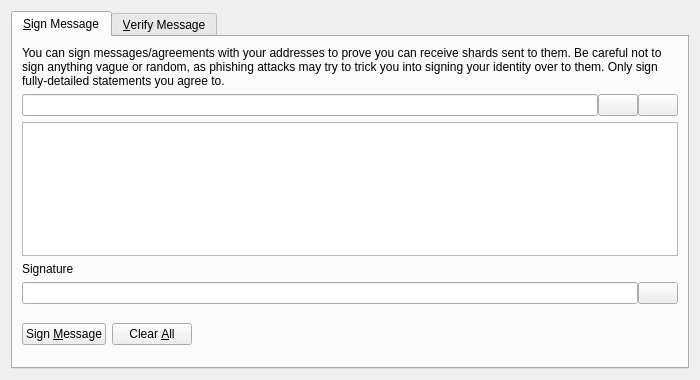
<?xml version="1.0" encoding="UTF-8"?>
<ui version="4.0">
 <class>SignVerifyMessageDialog</class>
 <widget class="QDialog" name="SignVerifyMessageDialog">
  <property name="geometry">
   <rect>
    <x>0</x>
    <y>0</y>
    <width>700</width>
    <height>380</height>
   </rect>
  </property>
  <property name="windowTitle">
   <string>Signatures - Sign / Verify a Message</string>
  </property>
  <property name="modal">
   <bool>true</bool>
  </property>
  <layout class="QVBoxLayout" name="verticalLayout">
   <item>
    <widget class="QTabWidget" name="tabWidget">
     <property name="currentIndex">
      <number>0</number>
     </property>
     <widget class="QWidget" name="tabSignMessage">
      <attribute name="title">
       <string>&amp;Sign Message</string>
      </attribute>
      <layout class="QVBoxLayout" name="verticalLayout_SM">
       <item>
        <widget class="QLabel" name="infoLabel_SM">
         <property name="text">
          <string>You can sign messages/agreements with your addresses to prove you can receive shards sent to them. Be careful not to sign anything vague or random, as phishing attacks may try to trick you into signing your identity over to them. Only sign fully-detailed statements you agree to.</string>
         </property>
         <property name="textFormat">
          <enum>Qt::PlainText</enum>
         </property>
         <property name="wordWrap">
          <bool>true</bool>
         </property>
        </widget>
       </item>
       <item>
        <layout class="QHBoxLayout" name="horizontalLayout_1_SM">
         <property name="spacing">
          <number>0</number>
         </property>
         <item>
          <widget class="QValidatedLineEdit" name="addressIn_SM">
           <property name="toolTip">
            <string>The Shard address to sign the message with</string>
           </property>
          </widget>
         </item>
         <item>
          <widget class="QPushButton" name="addressBookButton_SM">
           <property name="toolTip">
            <string>Choose previously used address</string>
           </property>
           <property name="text">
            <string/>
           </property>
           <property name="icon">
            <iconset resource="../bitcoin.qrc">
             <normaloff>:/icons/address-book</normaloff>:/icons/address-book</iconset>
           </property>
           <property name="shortcut">
            <string>Alt+A</string>
           </property>
           <property name="autoDefault">
            <bool>false</bool>
           </property>
          </widget>
         </item>
         <item>
          <widget class="QPushButton" name="pasteButton_SM">
           <property name="toolTip">
            <string>Paste address from clipboard</string>
           </property>
           <property name="text">
            <string/>
           </property>
           <property name="icon">
            <iconset resource="../bitcoin.qrc">
             <normaloff>:/icons/editpaste</normaloff>:/icons/editpaste</iconset>
           </property>
           <property name="shortcut">
            <string>Alt+P</string>
           </property>
           <property name="autoDefault">
            <bool>false</bool>
           </property>
          </widget>
         </item>
        </layout>
       </item>
       <item>
        <widget class="QPlainTextEdit" name="messageIn_SM">
         <property name="toolTip">
          <string>Enter the message you want to sign here</string>
         </property>
        </widget>
       </item>
       <item>
        <widget class="QLabel" name="signatureLabel_SM">
         <property name="text">
          <string>Signature</string>
         </property>
         <property name="textFormat">
          <enum>Qt::PlainText</enum>
         </property>
        </widget>
       </item>
       <item>
        <layout class="QHBoxLayout" name="horizontalLayout_2_SM">
         <property name="spacing">
          <number>0</number>
         </property>
         <item>
          <widget class="QLineEdit" name="signatureOut_SM">
           <property name="font">
            <font>
             <italic>true</italic>
            </font>
           </property>
           <property name="readOnly">
            <bool>true</bool>
           </property>
          </widget>
         </item>
         <item>
          <widget class="QPushButton" name="copySignatureButton_SM">
           <property name="toolTip">
            <string>Copy the current signature to the system clipboard</string>
           </property>
           <property name="text">
            <string/>
           </property>
           <property name="icon">
            <iconset resource="../bitcoin.qrc">
             <normaloff>:/icons/editcopy</normaloff>:/icons/editcopy</iconset>
           </property>
           <property name="autoDefault">
            <bool>false</bool>
           </property>
          </widget>
         </item>
        </layout>
       </item>
       <item>
        <layout class="QHBoxLayout" name="horizontalLayout_3_SM">
         <item>
          <widget class="QPushButton" name="signMessageButton_SM">
           <property name="toolTip">
            <string>Sign the message to prove you own this Shard address</string>
           </property>
           <property name="text">
            <string>Sign &amp;Message</string>
           </property>
           <property name="icon">
            <iconset resource="../bitcoin.qrc">
             <normaloff>:/icons/edit</normaloff>:/icons/edit</iconset>
           </property>
           <property name="autoDefault">
            <bool>false</bool>
           </property>
          </widget>
         </item>
         <item>
          <widget class="QPushButton" name="clearButton_SM">
           <property name="toolTip">
            <string>Reset all sign message fields</string>
           </property>
           <property name="text">
            <string>Clear &amp;All</string>
           </property>
           <property name="icon">
            <iconset resource="../bitcoin.qrc">
             <normaloff>:/icons/remove</normaloff>:/icons/remove</iconset>
           </property>
           <property name="autoDefault">
            <bool>false</bool>
           </property>
          </widget>
         </item>
         <item>
          <spacer name="horizontalSpacer_1_SM">
           <property name="orientation">
            <enum>Qt::Horizontal</enum>
           </property>
           <property name="sizeHint" stdset="0">
            <size>
             <width>40</width>
             <height>48</height>
            </size>
           </property>
          </spacer>
         </item>
         <item>
          <widget class="QLabel" name="statusLabel_SM">
           <property name="font">
            <font>
             <weight>75</weight>
             <bold>true</bold>
            </font>
           </property>
           <property name="text">
            <string/>
           </property>
           <property name="wordWrap">
            <bool>true</bool>
           </property>
          </widget>
         </item>
         <item>
          <spacer name="horizontalSpacer_2_SM">
           <property name="orientation">
            <enum>Qt::Horizontal</enum>
           </property>
           <property name="sizeHint" stdset="0">
            <size>
             <width>40</width>
             <height>48</height>
            </size>
           </property>
          </spacer>
         </item>
        </layout>
       </item>
      </layout>
     </widget>
     <widget class="QWidget" name="tabVerifyMessage">
      <attribute name="title">
       <string>&amp;Verify Message</string>
      </attribute>
      <layout class="QVBoxLayout" name="verticalLayout_VM">
       <item>
        <widget class="QLabel" name="infoLabel_VM">
         <property name="text">
          <string>Enter the receiver's address, message (ensure you copy line breaks, spaces, tabs, etc. exactly) and signature below to verify the message. Be careful not to read more into the signature than what is in the signed message itself, to avoid being tricked by a man-in-the-middle attack. Note that this only proves the signing party receives with the address, it cannot prove sendership of any transaction!</string>
         </property>
         <property name="textFormat">
          <enum>Qt::PlainText</enum>
         </property>
         <property name="alignment">
          <set>Qt::AlignLeading|Qt::AlignLeft|Qt::AlignTop</set>
         </property>
         <property name="wordWrap">
          <bool>true</bool>
         </property>
        </widget>
       </item>
       <item>
        <layout class="QHBoxLayout" name="horizontalLayout_1_VM">
         <property name="spacing">
          <number>0</number>
         </property>
         <item>
          <widget class="QValidatedLineEdit" name="addressIn_VM">
           <property name="toolTip">
            <string>The Shard address the message was signed with</string>
           </property>
          </widget>
         </item>
         <item>
          <widget class="QPushButton" name="addressBookButton_VM">
           <property name="toolTip">
            <string>Choose previously used address</string>
           </property>
           <property name="text">
            <string/>
           </property>
           <property name="icon">
            <iconset resource="../bitcoin.qrc">
             <normaloff>:/icons/address-book</normaloff>:/icons/address-book</iconset>
           </property>
           <property name="shortcut">
            <string>Alt+A</string>
           </property>
           <property name="autoDefault">
            <bool>false</bool>
           </property>
          </widget>
         </item>
        </layout>
       </item>
       <item>
        <widget class="QPlainTextEdit" name="messageIn_VM"/>
       </item>
       <item>
        <widget class="QValidatedLineEdit" name="signatureIn_VM"/>
       </item>
       <item>
        <layout class="QHBoxLayout" name="horizontalLayout_2_VM">
         <item>
          <widget class="QPushButton" name="verifyMessageButton_VM">
           <property name="toolTip">
            <string>Verify the message to ensure it was signed with the specified Shard address</string>
           </property>
           <property name="text">
            <string>Verify &amp;Message</string>
           </property>
           <property name="icon">
            <iconset resource="../bitcoin.qrc">
             <normaloff>:/icons/transaction_0</normaloff>:/icons/transaction_0</iconset>
           </property>
           <property name="autoDefault">
            <bool>false</bool>
           </property>
          </widget>
         </item>
         <item>
          <widget class="QPushButton" name="clearButton_VM">
           <property name="toolTip">
            <string>Reset all verify message fields</string>
           </property>
           <property name="text">
            <string>Clear &amp;All</string>
           </property>
           <property name="icon">
            <iconset resource="../bitcoin.qrc">
             <normaloff>:/icons/remove</normaloff>:/icons/remove</iconset>
           </property>
           <property name="autoDefault">
            <bool>false</bool>
           </property>
          </widget>
         </item>
         <item>
          <spacer name="horizontalSpacer_1_VM">
           <property name="orientation">
            <enum>Qt::Horizontal</enum>
           </property>
           <property name="sizeHint" stdset="0">
            <size>
             <width>40</width>
             <height>48</height>
            </size>
           </property>
          </spacer>
         </item>
         <item>
          <widget class="QLabel" name="statusLabel_VM">
           <property name="font">
            <font>
             <weight>75</weight>
             <bold>true</bold>
            </font>
           </property>
           <property name="text">
            <string/>
           </property>
           <property name="wordWrap">
            <bool>true</bool>
           </property>
          </widget>
         </item>
         <item>
          <spacer name="horizontalSpacer_2_VM">
           <property name="orientation">
            <enum>Qt::Horizontal</enum>
           </property>
           <property name="sizeHint" stdset="0">
            <size>
             <width>40</width>
             <height>48</height>
            </size>
           </property>
          </spacer>
         </item>
        </layout>
       </item>
      </layout>
     </widget>
    </widget>
   </item>
  </layout>
 </widget>
 <customwidgets>
  <customwidget>
   <class>QValidatedLineEdit</class>
   <extends>QLineEdit</extends>
   <header>qvalidatedlineedit.h</header>
  </customwidget>
 </customwidgets>
 <resources>
  <include location="../bitcoin.qrc"/>
 </resources>
 <connections/>
</ui>
